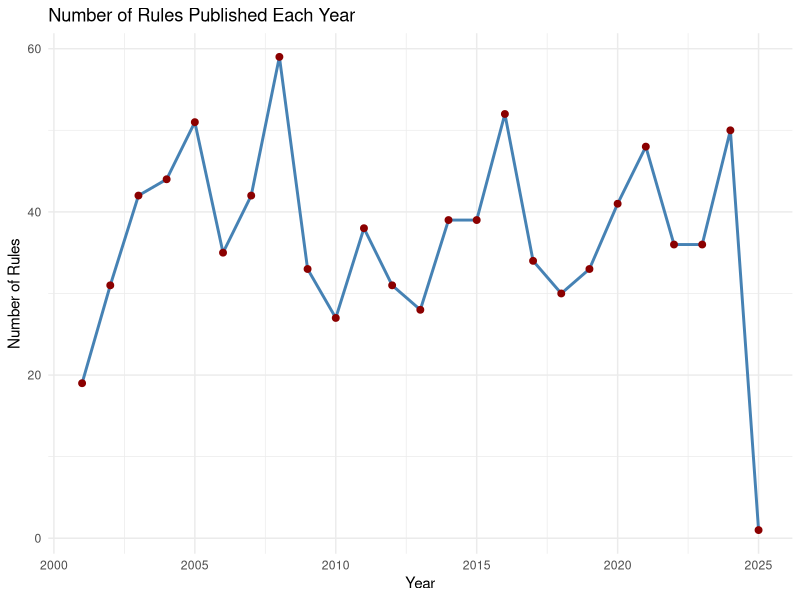
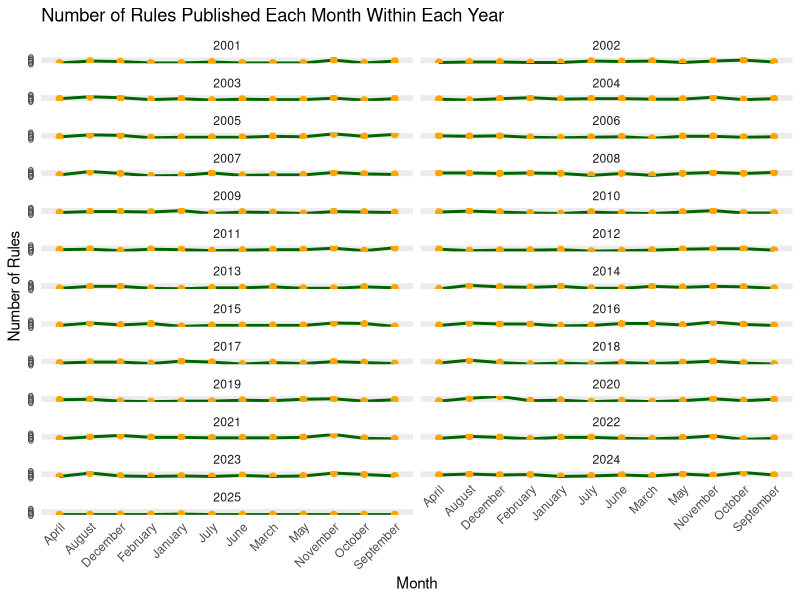
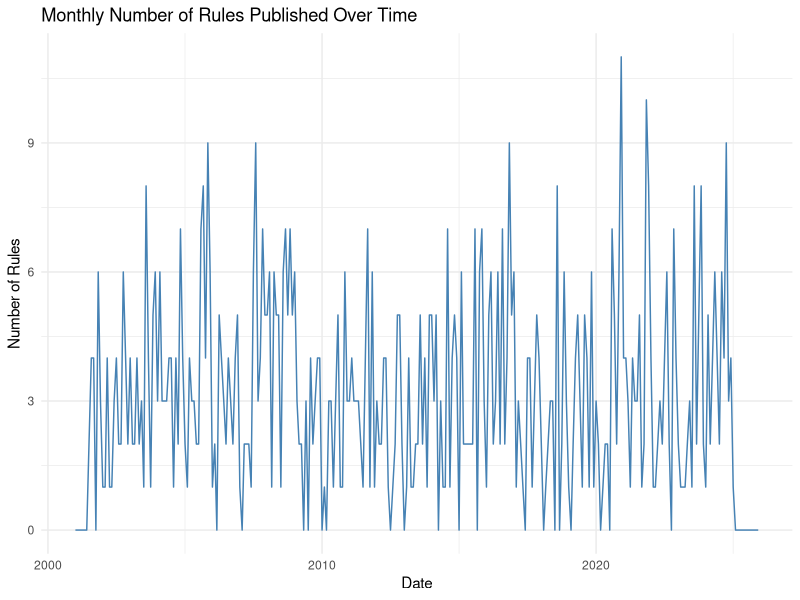
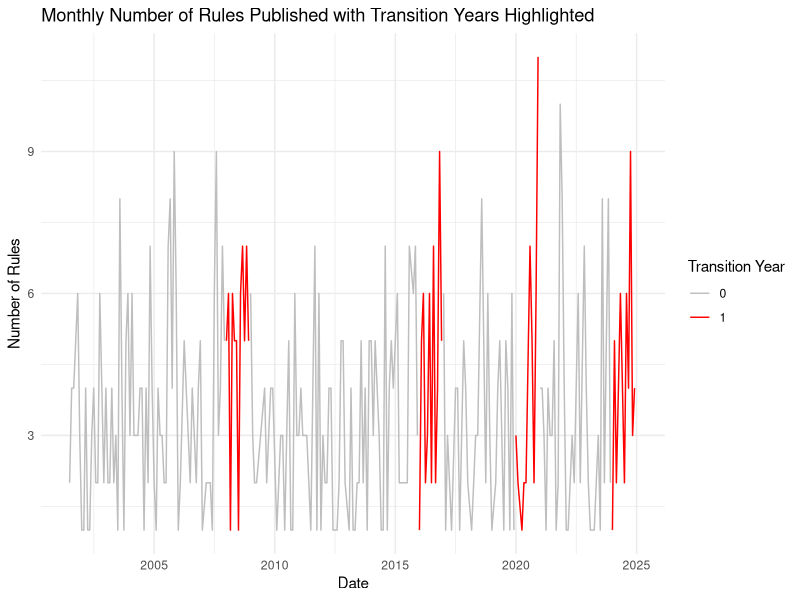

The R source for these figures, in order:
## ---- chunk 1
#| label: Read in csv files
#| echo: false
#| warning: false

library(dplyr)

#read csv
df <- read.csv("All CMS Rules from 1_14_2025.csv", stringsAsFactors = FALSE)
#df <- read.csv("All FDA Rules 1_14_2025 to 1_4_1994.csv", stringsAsFactors = FALSE)

# 2. Convert 'publication_date' to Date format
df <- df |>
  mutate(publication_date = as.Date(publication_date, format = "%m/%d/%Y"), 
         year = format(publication_date, "%Y"),
         month = format(publication_date, "%B")
         )

# View the first few rows to verify
#df

## ---- chunk 2
#| label: Grouping Rules by Year and display
#| echo: false
#| warning: false


library(ggplot2)
library(lubridate)
library(dplyr)
library(tidyr)


#generates table with number of rules per year
rules_per_year <- df |>
  group_by(year) |>
  summarize(count = n()) |>
  arrange(year)


#plot 1 - number of rules per year
ggplot(rules_per_year, 
       aes(x = as.numeric(year), 
           y = count)) +
  geom_line(color = "steelblue", size = 1) +
  geom_point(color = "darkred", size = 2) +
  labs(
    title = "Number of Rules Published Each Year",
    x = "Year",
    y = "Number of Rules"
  ) +
  theme_minimal()

## ---- chunk 3
#| label: Grouping Rules by month and display
#| echo: false


#plot 2 - number of rules published each month within each year

#class(df$year)
# Convert the 'year' var into a numeric value (important for years_seq)
df <- df %>%
  mutate(year = as.numeric(as.character(year)))

# Define the complete sequence of years from the minimum to the maximum year in the dataset
years_seq <- seq(min(df$year), max(df$year), by = 1)

rules_per_month_year <- df |>
  group_by(year, month) |>
  summarise(count = n(), .groups = 'drop') |>
    # Convert 'month' to an ordered factor to ensure correct ordering
  mutate(month = factor(month, levels = month.name, ordered = TRUE)) |>
  # Use 'complete()' to fill in missing year-month combinations
  complete(year = years_seq, month = month.name, fill = list(count = 0)) |>
  arrange(year, match(month, month.name))  # Ensure correct month order

ggplot(rules_per_month_year, aes(x = month, y = count, group = 1)) +
  geom_line(color = "darkgreen", size = 1) +
  geom_point(color = "orange", size = 2) +
  labs(
    title = "Number of Rules Published Each Month Within Each Year",
    x = "Month",
    y = "Number of Rules"
  ) +
  theme_minimal() +
  facet_wrap(~ year, ncol = 2) +
  theme(
    axis.text.x = element_text(angle = 45, hjust = 1)
  )

#Monthly Number of Rules Published Over Time
ggplot(rules_per_month_year, aes(x = as.Date(paste(year, month, "01", sep = "-"), format = "%Y-%B-%d"), y = count)) +
  geom_line(color = "steelblue") +
  labs(title = "Monthly Number of Rules Published Over Time",
       x = "Date",
       y = "Number of Rules") +
  theme_minimal()
## ---- chunk 4
#| label: Cleaning Data for Model
#| echo: false

#creates data frame with number of rules published in each month of each year
monthly_counts <- df %>%
  group_by(year, month) %>%
  summarise(count = n()) %>%
  ungroup()

#Create seasonal tags
df <- df |>
  mutate(
    quarter = quarter(publication_date)
  )

# Define presidential transition years, and create transition indicator
transition_years <- c(2000, 2008, 2016, 2020, 2024)

df <- df %>%
  mutate(
    transition = ifelse(year %in% transition_years, 1, 0)
  )

monthly_counts <- monthly_counts %>%
  mutate(
    transition = ifelse(year %in% transition_years, 1, 0)
  ) |>
    arrange(year, month) %>% 
  # Create a marker when transition status changes compared to the previous row
  # Without this marker, red lines would connect months in adjacent transition years
  mutate(change = transition != lag(transition, default = first(transition))) %>%
  # Assign a unique group ID for each consecutive segment of identical transition status
  mutate(group = cumsum(change))


ggplot(monthly_counts, aes(x = as.Date(paste(year, month, "01", sep = "-"), format = "%Y-%B-%d"), y = count, color = factor(transition),
                           group = group)) +
  geom_line() +
  labs(title = "Monthly Number of Rules Published with Transition Years Highlighted",
       x = "Date",
       y = "Number of Rules",
       color = "Transition Year") +
  scale_color_manual(values = c("0" = "grey", "1" = "red")) +
  theme_minimal()

## ---- chunk 5
#| label: RD Model
#| echo: false

library(dplyr)
library(lubridate)

# Define cutoff date (June 2024)
cutoff_date <- ymd("2024-06-29")

# Create running variable (distance from cutoff in months)
rules_per_month_year <- rules_per_month_year |>
  mutate(
    publication_date = make_date(year, match(month, month.name), 1),  # First day of the month
    distance = interval(ymd("2001-01-01"), publication_date) / months(1) - 
      (interval(ymd("2001-01-01"), cutoff_date) / months(1)),
    treatment = ifelse(publication_date > cutoff_date, 1, 0)
  )

# Convert month to factor with correct ordering
rules_per_month_year <- rules_per_month_year %>%
  mutate(
    month = factor(month, levels = month.name, ordered = TRUE),
    transition = ifelse(year %in% c(2008, 2016, 2020, 2024), 1, 0)
  )

# Create monthly dummies (excluding January to avoid multicollinearity)
rules_per_month_year <- rules_per_month_year %>%
  mutate(
    month_dummy = factor(month, levels = month.name)
  )

# Fit the RD model using linear regression
rd_model <- lm(count ~ treatment + distance + I(distance^2) + 
                month + transition, data = rules_per_month_year)

# View the summary of the model
summary(rd_model)
## ---- chunk 6
#| label: ITS Model
#| echo: false

#install.packages("forecast")
library(forecast)
library(dplyr)
library(lubridate)
# The following variables have already been created:
# - publication_date: Date object representing the first day of each month
# - distance: Numeric (months since cutoff; negative before, positive after)
# - treatment: Binary (1 if post-June 2024, 0 otherwise)
# - month: Ordered factor (January to December)
# - transition: Binary (1 if year is 2008, 2016, 2020, 2024; 0 otherwise)
# - month_dummy: Factor (monthly dummy variables)

# Step 1: Calculate 'Time' and 'TimeAfterIntervention'

min_date <- min(rules_per_month_year$publication_date, na.rm = TRUE)

# Define the start year and month for the time series
start_year <- year(min_date)
start_month <- month(min_date)

rules_per_month_year <- rules_per_month_year |>
  arrange(publication_date) |>  # Ensure data is sorted by date
  mutate(
    Time = ((year(publication_date)) - start_year) * 12 + 
           (month(publication_date) - start_month) + 1,  # +1 to start at 1
    TimeAfterIntervention = ifelse(treatment == 1, Time - min(Time[treatment == 1]) + 1, 0)  # Time since intervention
  )

#Define most recent data
max_date <- max(rules_per_month_year$publication_date, na.rm = TRUE)

# Define the start year and month for the time series
end_year <- year(max_date)
end_month <- month(max_date)
# Convert 'count' to a time series object
ts_rules <- ts(rules_per_month_year$count, start = c(start_year, start_month), c(end_year, end_month), frequency = 12)

ts_rules

# Define external regressors
external_regressors <- cbind(
  Intervention = rules_per_month_year$treatment,
  TimeAfterIntervention = rules_per_month_year$TimeAfterIntervention
)

# Fit the ARIMA model with external regressors
its_model <- auto.arima(ts_rules, xreg = external_regressors, seasonal = TRUE)

# Display the summary
summary(its_model)

